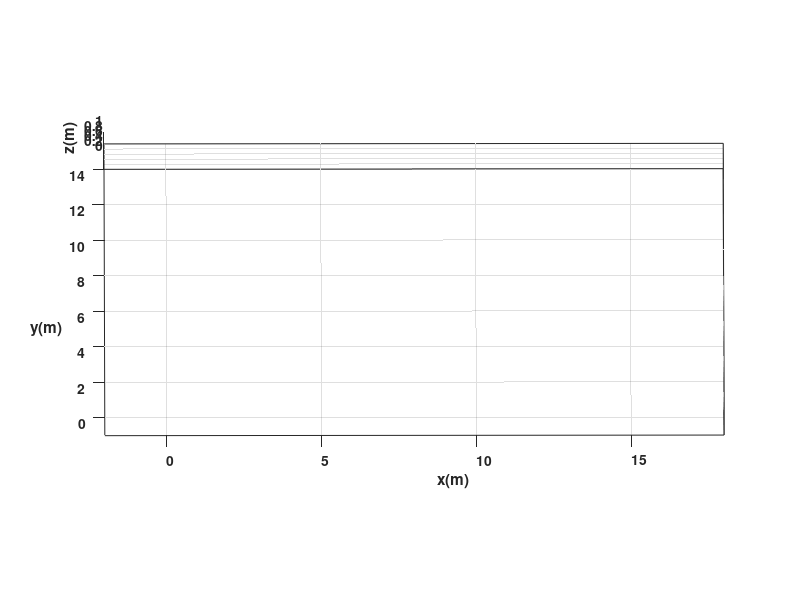

This figure's MATLAB source: (Note: this script raises an error after producing the figure.)
%Limpieza de pantalla
clear all
close all
clc

%%%%%%%%%%%%%%%%%%%%%%%%% TIEMPO %%%%%%%%%%%%%%%%%%%%%%%%%%%%%%%%%%%%%%
tf=112.2;             % Tiempo de simulación en segundos (s)
ts=0.1;            % Tiempo de muestreo en segundos (s)
t=0:ts:tf;         % Vector de tiempo
N= length(t);      % Muestras


%%%%%%%%%%%%%%%%%%% CONDICIONES INICIALES %%%%%%%%%%%%%%%%%%%%%%%%%%%%%%%
%Inicializamos las variables que se van a emplear
x1= zeros (1, N+1);       % Posición (X) en el centro del eje que une las ruedas en metros (m)
y1= zeros (1, N+1);       % Posición (Y) en el centro del eje que une las ruedas en metros (m)
phi= zeros (1, N+1);      % Orientación del robot en radiaanes (rad)

%Damos valores a nuestro punto inicial de posición y orientación
x1(1)=0;  %Posición inicial eje x
y1(1)=6;  %Posición inicial eje y
phi(1)=deg2rad(-80.55); %Orientación inicial del robot 

%%%%%%%%%%%%%%%%%%%%% PUNTO DE CONTROL %%%%%%%%%%%%%%%%%%%%%%%%%%%%%%%%%%%
%Inicializamos el punto de control 
hx= zeros (1, N+1);       % Posición en el eje (X) del punto de control en metros (m)
hy= zeros (1, N+1);       % Posición en el eje (Y) del punto de control en metros (m)

%Igualamos el punto de control con las proyecciones X1 y Y1 por su
%coincidencia
hx(1)= x1(1);       % Posición del punto de control en el eje (X) metros (m)
hy(1)= y1(1);       % Posición del punto de control en el eje (Y) metros (m)

%%%%%%%%%%%%%%%%%%%%%% VELOCIDADES DE REFERENCIA %%%%%%%%%%%%%%%%%%%%%%%%%%

v = 1*ones(1,N); % Velocidad lineal de referencia (m/s)
w = 0*ones(1,N); % Velocidad angular de referencia (rad/s)

v(61:70) = 0;
w(61:70) = deg2rad(80.54); 

v(111:120) = 0;
w(111:120) = deg2rad(90); 


v(141:150) = 0;
w(141:150) = deg2rad(90);


v(171:180) = 0;
w(171:180) = deg2rad(-90);

v(191:200) = 0;
w(191:200) = deg2rad(-45);

v(215:224) = 0;
w(215:224) = deg2rad(-45);

v(246:254) = 0;
w(246:255) = deg2rad(-90);

v(295:304) = 0;
w(295:304) = deg2rad(90);

v(335:344) = 0;
w(335:344) = deg2rad(90);

v(365:374) = 0;
w(365:374) = deg2rad(90);

v(385:394) = 0;
w(385:394) = deg2rad(-90);

v(425:439) = 0;
w(425:439) = deg2rad(-90);

v(455:456) = 0;
w(455:456) = deg2rad(90);

v(482:484) = 0;
w(482:484) = deg2rad(90);

v(505:507) = 0;
w(505:507) = deg2rad(90);

v(530:532) = 0;
w(530:532) = deg2rad(90);

v(545:548) = 0;
w(545:548) = deg2rad(90);

v(609:623) = 0;
w(609:623) = deg2rad(90);

v(652:656) = 0;
w(652:656) = deg2rad(-90);

v(697:701) = 0;
w(697:701) = deg2rad(-90);

v(730:744) = 0;
w(730:744) = deg2rad(90);

v(785:799) = 0;
w(785:799) = deg2rad(-90);

v(828:832) = 0;
w(828:832) = deg2rad(90);

v(853:857) = 0;
w(853:857) = deg2rad(90);

v(886:900) = 0;
w(886:900) = deg2rad(-90);

v(931:940) = 0;
w(931:940) = deg2rad(-90);

v(951:955) = 0;
w(951:955) = deg2rad(90);

v(984:988) = 0;
w(984:988) = deg2rad(90);

v(999:1008) = 0;
w(999:1008) = deg2rad(90);

v(1028:1033) = 0;
w(1029:1033) = deg2rad(90);

v(1079:1083) = 0;
w(1079:1083) = deg2rad(90);

%%%%%%%%%%%%%%%%%%%%%%%%% BUCLE DE SIMULACION %%%%%%%%%%%%%%%%%%%%%%%%%%%%%%%%

for k=1:N 

    %Aplico la integral a la velocidad angular para obtener el angulo "phi" de la orientación
    phi(k+1)=phi(k)+w(k)*ts; % Integral numérica (método de Euler)
           
   %%%%%%%%%%%%%%%%%%%%% MODELO CINEMATICO %%%%%%%%%%%%%%%%%%%%%%%%%
    
    xp1=v(k)*cos(phi(k)); 
    yp1=v(k)*sin(phi(k));
 
    %Aplico la integral a la velocidad lineal para obtener las cordenadas
    %"x1" y "y1" de la posición
    x1(k+1)=x1(k)+ ts*xp1; % Integral numérica (método de Euler)
    y1(k+1)=y1(k)+ ts*yp1; % Integral numérica (método de Euler)

    % Posicion del robot con respecto al punto de control
    hx(k+1)=x1(k+1); 
    hy(k+1)=y1(k+1);

end


%%%%%%%%%%%%%%%%%%%%%%%%%%%%% SIMULACION VIRTUAL 3D %%%%%%%%%%%%%%%%%%%%%%%%%%%%

% a) Configuracion de escena

scene=figure;  % Crear figura (Escena)
set(scene,'Color','white'); % Color del fondo de la escena
set(gca,'FontWeight','bold') ;% Negrilla en los ejes y etiquetas
sizeScreen=get(0,'ScreenSize'); % Retorna el tamaño de la pantalla del computador
set(scene,'position',sizeScreen); % Configurar tamaño de la figura
camlight('headlight'); % Luz para la escena
axis equal; % Establece la relación de aspecto para que las unidades de datos sean las mismas en todas las direcciones.
grid on; % Mostrar líneas de cuadrícula en los ejes
box on; % Mostrar contorno de ejes
xlabel('x(m)'); ylabel('y(m)'); zlabel('z(m)'); % Etiqueta de los eje

view([-0.1 35]); % Orientacion de la figura
axis([-2 18 -1 14 0 1]); % Ingresar limites minimos y maximos en los ejes x y z [minX maxX minY maxY minZ maxZ]

% b) Graficar robots en la posicion inicial
scale = 4;
MobileRobot;
H1=MobilePlot(x1(1),y1(1),phi(1),scale);hold on;

% c) Graficar Trayectorias
H2=plot3(hx(1),hy(1),0,'r','lineWidth',2);

% d) Bucle de simulacion de movimiento del robot

step=1; % pasos para simulacion

for k=1:step:N

    delete(H1);    
    delete(H2);
    
    H1=MobilePlot(x1(k),y1(k),phi(k),scale);
    H2=plot3(hx(1:k),hy(1:k),zeros(1,k),'r','lineWidth',2);
    
    pause(ts);

end

